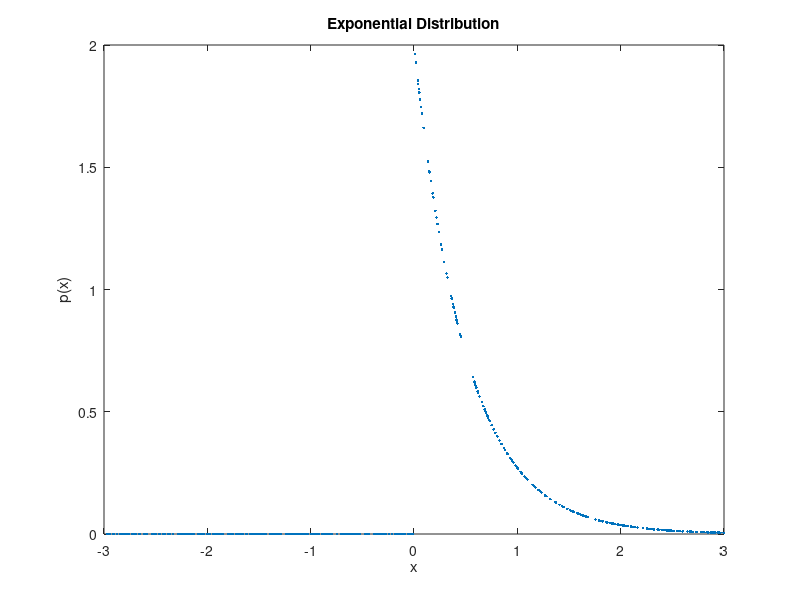

This chart was generated by the following MATLAB code:
clc;
clear;

num=500;

a=-3+rand(1,num)*6

l=2; %lambda value = 2

for i=1:num
    if(a(i)>0)
    p(i)=l*exp(-1*l*a(i))
    
    else
        p(i)=0
    end
end

plot(a,p,'.');
xlabel('x')
ylabel('p(x)')
title('Exponential Distribution')

